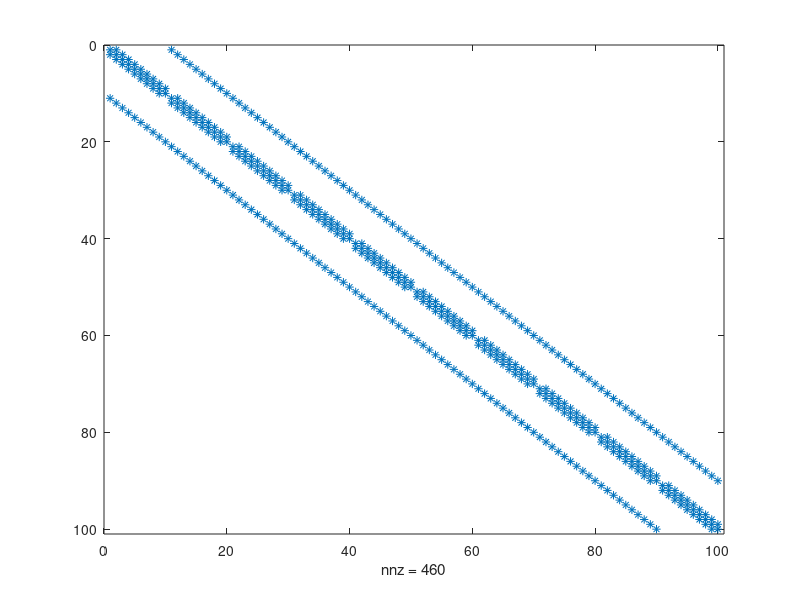

This figure's MATLAB source:
N = 10; % Change this value to set the grid size

% Set up the grid
x = linspace(-1, 1, N);
[X,Y] = meshgrid(x);

% Set the grid spacing
dx = x(2) - x(1);

% Construct the Laplacian matrix
I = speye(N);
Dxx = spdiags([ones(N,1), -2*ones(N,1), ones(N,1)], [-1,0,1], N, N) / dx^2;
Dyy = spdiags([ones(N,1), -2*ones(N,1), ones(N,1)], [-1,0,1], N, N) / dx^2;
A = kron(Dxx,I) + kron(I,Dyy);

% Plot the sparsity pattern of the matrix
spy(A);

